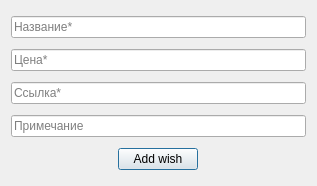
<?xml version="1.0" encoding="UTF-8"?>
<ui version="4.0">
 <class>add_wish_dialog</class>
 <widget class="QDialog" name="add_wish_dialog">
  <property name="geometry">
   <rect>
    <x>0</x>
    <y>0</y>
    <width>317</width>
    <height>186</height>
   </rect>
  </property>
  <property name="windowTitle">
   <string>Add wish</string>
  </property>
  <layout class="QVBoxLayout" name="verticalLayout">
   <item>
    <widget class="QLineEdit" name="name_line">
     <property name="placeholderText">
      <string>Название*</string>
     </property>
    </widget>
   </item>
   <item>
    <widget class="QLineEdit" name="price_line">
     <property name="placeholderText">
      <string>Цена*</string>
     </property>
    </widget>
   </item>
   <item>
    <widget class="QLineEdit" name="link_line">
     <property name="text">
      <string/>
     </property>
     <property name="placeholderText">
      <string>Ссылка*</string>
     </property>
    </widget>
   </item>
   <item>
    <widget class="QLineEdit" name="comment_line">
     <property name="placeholderText">
      <string>Примечание</string>
     </property>
    </widget>
   </item>
   <item>
    <layout class="QHBoxLayout" name="horizontalLayout">
     <item>
      <widget class="QPushButton" name="pushButton">
       <property name="sizePolicy">
        <sizepolicy hsizetype="Fixed" vsizetype="Fixed">
         <horstretch>0</horstretch>
         <verstretch>0</verstretch>
        </sizepolicy>
       </property>
       <property name="text">
        <string>Add wish</string>
       </property>
      </widget>
     </item>
    </layout>
   </item>
  </layout>
 </widget>
 <resources/>
 <connections/>
</ui>
